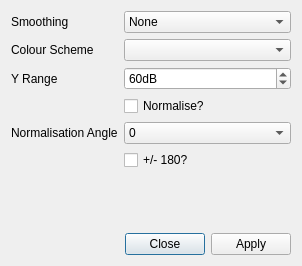
<?xml version="1.0" encoding="UTF-8"?>
<ui version="4.0">
 <class>displayControlsDialog</class>
 <widget class="QDialog" name="displayControlsDialog">
  <property name="geometry">
   <rect>
    <x>0</x>
    <y>0</y>
    <width>302</width>
    <height>266</height>
   </rect>
  </property>
  <property name="windowTitle">
   <string>Display</string>
  </property>
  <layout class="QGridLayout" name="gridLayout">
   <item row="0" column="0">
    <layout class="QFormLayout" name="formLayout">
     <item row="0" column="0">
      <widget class="QLabel" name="label_14">
       <property name="text">
        <string>Smoothing</string>
       </property>
      </widget>
     </item>
     <item row="0" column="1">
      <widget class="QComboBox" name="smoothingType">
       <item>
        <property name="text">
         <string>None</string>
        </property>
       </item>
       <item>
        <property name="text">
         <string>1/3 Octave</string>
        </property>
       </item>
       <item>
        <property name="text">
         <string>1/6 Octave</string>
        </property>
       </item>
       <item>
        <property name="text">
         <string>1/12 Octave</string>
        </property>
       </item>
       <item>
        <property name="text">
         <string>CB Zwicker</string>
        </property>
       </item>
       <item>
        <property name="text">
         <string>CB Moore</string>
        </property>
       </item>
       <item>
        <property name="text">
         <string>Narrow</string>
        </property>
       </item>
      </widget>
     </item>
     <item row="1" column="0">
      <widget class="QLabel" name="label_3">
       <property name="text">
        <string>Colour Scheme</string>
       </property>
      </widget>
     </item>
     <item row="1" column="1">
      <widget class="QComboBox" name="colourMapSelector"/>
     </item>
     <item row="2" column="0">
      <widget class="QLabel" name="label_4">
       <property name="text">
        <string>Y Range</string>
       </property>
      </widget>
     </item>
     <item row="2" column="1">
      <widget class="QSpinBox" name="yAxisRange">
       <property name="suffix">
        <string>dB</string>
       </property>
       <property name="minimum">
        <number>10</number>
       </property>
       <property name="maximum">
        <number>120</number>
       </property>
       <property name="singleStep">
        <number>5</number>
       </property>
       <property name="value">
        <number>60</number>
       </property>
      </widget>
     </item>
     <item row="3" column="1">
      <widget class="QCheckBox" name="normaliseCheckBox">
       <property name="text">
        <string>Normalise?</string>
       </property>
      </widget>
     </item>
     <item row="4" column="0">
      <widget class="QLabel" name="label_15">
       <property name="text">
        <string>Normalisation Angle</string>
       </property>
      </widget>
     </item>
     <item row="4" column="1">
      <widget class="QComboBox" name="normalisationAngle">
       <item>
        <property name="text">
         <string>0</string>
        </property>
       </item>
      </widget>
     </item>
     <item row="5" column="1">
      <widget class="QCheckBox" name="polarRange">
       <property name="text">
        <string>+/- 180?</string>
       </property>
      </widget>
     </item>
    </layout>
   </item>
   <item row="1" column="0">
    <widget class="QDialogButtonBox" name="buttonBox">
     <property name="orientation">
      <enum>Qt::Horizontal</enum>
     </property>
     <property name="standardButtons">
      <set>QDialogButtonBox::Apply|QDialogButtonBox::Close</set>
     </property>
    </widget>
   </item>
  </layout>
 </widget>
 <resources/>
 <connections>
  <connection>
   <sender>buttonBox</sender>
   <signal>accepted()</signal>
   <receiver>displayControlsDialog</receiver>
   <slot>accept()</slot>
   <hints>
    <hint type="sourcelabel">
     <x>248</x>
     <y>254</y>
    </hint>
    <hint type="destinationlabel">
     <x>157</x>
     <y>274</y>
    </hint>
   </hints>
  </connection>
  <connection>
   <sender>buttonBox</sender>
   <signal>rejected()</signal>
   <receiver>displayControlsDialog</receiver>
   <slot>reject()</slot>
   <hints>
    <hint type="sourcelabel">
     <x>316</x>
     <y>260</y>
    </hint>
    <hint type="destinationlabel">
     <x>286</x>
     <y>274</y>
    </hint>
   </hints>
  </connection>
 </connections>
</ui>
